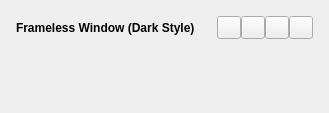
<?xml version="1.0" encoding="UTF-8"?>
<ui version="4.0">
 <class>FramelessWindow</class>
 <widget class="QWidget" name="FramelessWindow">
  <property name="geometry">
   <rect>
    <x>0</x>
    <y>0</y>
    <width>329</width>
    <height>113</height>
   </rect>
  </property>
  <property name="sizePolicy">
   <sizepolicy hsizetype="Minimum" vsizetype="Minimum">
    <horstretch>0</horstretch>
    <verstretch>0</verstretch>
   </sizepolicy>
  </property>
  <property name="windowTitle">
   <string/>
  </property>
  <property name="autoFillBackground">
   <bool>false</bool>
  </property>
  <layout class="QVBoxLayout" name="verticalLayout_2">
   <property name="spacing">
    <number>0</number>
   </property>
   <property name="leftMargin">
    <number>15</number>
   </property>
   <property name="topMargin">
    <number>15</number>
   </property>
   <property name="rightMargin">
    <number>15</number>
   </property>
   <property name="bottomMargin">
    <number>15</number>
   </property>
   <item>
    <widget class="QWidget" name="windowFrame" native="true">
     <property name="sizePolicy">
      <sizepolicy hsizetype="Minimum" vsizetype="Minimum">
       <horstretch>0</horstretch>
       <verstretch>0</verstretch>
      </sizepolicy>
     </property>
     <property name="autoFillBackground">
      <bool>false</bool>
     </property>
     <property name="styleSheet">
      <string notr="true"/>
     </property>
     <layout class="QVBoxLayout" name="verticalLayout">
      <property name="spacing">
       <number>0</number>
      </property>
      <property name="leftMargin">
       <number>1</number>
      </property>
      <property name="topMargin">
       <number>1</number>
      </property>
      <property name="rightMargin">
       <number>1</number>
      </property>
      <property name="bottomMargin">
       <number>1</number>
      </property>
      <item>
       <widget class="WindowDragger" name="windowTitlebar" native="true">
        <property name="sizePolicy">
         <sizepolicy hsizetype="Preferred" vsizetype="Fixed">
          <horstretch>0</horstretch>
          <verstretch>0</verstretch>
         </sizepolicy>
        </property>
        <property name="minimumSize">
         <size>
          <width>0</width>
          <height>0</height>
         </size>
        </property>
        <property name="autoFillBackground">
         <bool>false</bool>
        </property>
        <property name="styleSheet">
         <string notr="true"/>
        </property>
        <layout class="QHBoxLayout" name="horizontalLayout">
         <property name="spacing">
          <number>0</number>
         </property>
         <property name="leftMargin">
          <number>0</number>
         </property>
         <property name="topMargin">
          <number>0</number>
         </property>
         <property name="rightMargin">
          <number>0</number>
         </property>
         <property name="bottomMargin">
          <number>0</number>
         </property>
         <item>
          <widget class="QLabel" name="titleText">
           <property name="font">
            <font>
             <weight>75</weight>
             <bold>true</bold>
            </font>
           </property>
           <property name="styleSheet">
            <string notr="true"/>
           </property>
           <property name="text">
            <string>Frameless Window (Dark Style)</string>
           </property>
           <property name="alignment">
            <set>Qt::AlignLeading|Qt::AlignLeft|Qt::AlignVCenter</set>
           </property>
          </widget>
         </item>
         <item>
          <widget class="QToolButton" name="minimizeButton">
           <property name="font">
            <font>
             <weight>75</weight>
             <bold>true</bold>
            </font>
           </property>
           <property name="styleSheet">
            <string notr="true"/>
           </property>
           <property name="text">
            <string/>
           </property>
          </widget>
         </item>
         <item>
          <widget class="QToolButton" name="restoreButton">
           <property name="styleSheet">
            <string notr="true"/>
           </property>
           <property name="text">
            <string/>
           </property>
          </widget>
         </item>
         <item>
          <widget class="QToolButton" name="maximizeButton">
           <property name="styleSheet">
            <string notr="true"/>
           </property>
           <property name="text">
            <string/>
           </property>
          </widget>
         </item>
         <item>
          <widget class="QToolButton" name="closeButton">
           <property name="font">
            <font>
             <weight>75</weight>
             <bold>true</bold>
            </font>
           </property>
           <property name="styleSheet">
            <string notr="true"/>
           </property>
          </widget>
         </item>
        </layout>
       </widget>
      </item>
      <item>
       <widget class="QWidget" name="windowContent" native="true">
        <property name="sizePolicy">
         <sizepolicy hsizetype="Minimum" vsizetype="Minimum">
          <horstretch>0</horstretch>
          <verstretch>0</verstretch>
         </sizepolicy>
        </property>
        <property name="autoFillBackground">
         <bool>false</bool>
        </property>
        <property name="styleSheet">
         <string notr="true"/>
        </property>
       </widget>
      </item>
     </layout>
    </widget>
   </item>
  </layout>
 </widget>
 <layoutdefault spacing="6" margin="11"/>
 <customwidgets>
  <customwidget>
   <class>WindowDragger</class>
   <extends>QWidget</extends>
   <header>windowdragger.h</header>
   <container>1</container>
  </customwidget>
 </customwidgets>
 <resources/>
 <connections/>
</ui>
